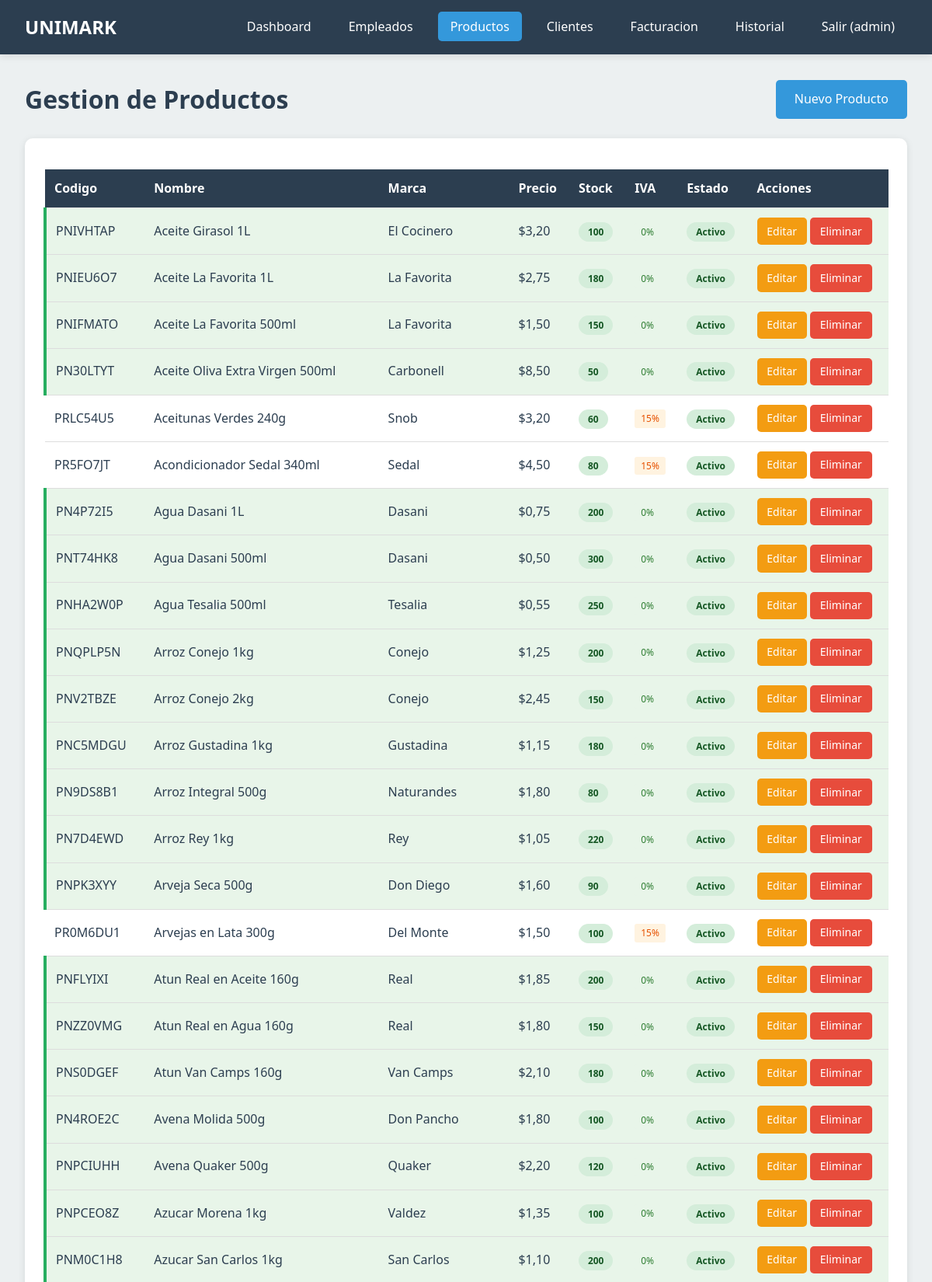
The page /gestion/productos/ (signed in, upper part) on the database its author committed.
### App/models.py (models this page shows, shortened)
class Producto(models.Model):
    codigo = models.CharField(
        max_length=20,
        unique=True,
        verbose_name='Código Único'
    )
    nombre = models.CharField(max_length=200, verbose_name='Nombre del Producto')
    descripcion = models.TextField(max_length=500, verbose_name='Descripción')
    marca = models.CharField(max_length=100, verbose_name='Marca')
    precio_unitario = models.DecimalField(
        max_digits=10,
        decimal_places=2,
        validators=[MinValueValidator(Decimal('0.01'))],
        verbose_name='Precio Unitario'
    )
    stock = models.PositiveIntegerField(default=0, verbose_name='Stock Disponible')
    es_primera_necesidad = models.BooleanField(
        default=False,
        verbose_name='Es Primera Necesidad (IVA 0%)'
    )
    activo = models.BooleanField(default=True, verbose_name='Activo')
    fecha_creacion = models.DateTimeField(auto_now_add=True)
    fecha_actualizacion = models.DateTimeField(auto_now=True)
    class Meta:
        verbose_name = 'Producto'
        verbose_name_plural = 'Productos'
        ordering = ['nombre']

### App/views.py (the view)
# urls.py: path('gestion/productos/', views.lista_productos, name='lista_productos'),
@login_required
def lista_productos(request):
    if not es_admin(request.user):
        messages.error(request, 'No tienes permisos para esta acción.')
        return redirect('dashboard')
    productos = Producto.objects.all()
    return render(request, 'admin/productos.html', {'productos': productos})

### App/views.py (called while the page is built)
def es_admin(user):
    return user.groups.filter(name='Admin').exists() or user.is_superuser

### templates/admin/productos.html (shortened to what this page needs)
{% extends 'base.html' %}
{% block content %}
<div class="d-flex justify-between align-center mb-3">
    <h1>Gestion de Productos</h1>
    <a href="{% url 'crear_producto' %}" class="btn btn-primary">Nuevo Producto</a>
</div>
<div class="card">
    <table class="table">
        <thead>
            <tr>
                <th>Codigo</th>
                <th>Nombre</th>
                <th>Marca</th>
                <th>Precio</th>
                <th>Stock</th>
                <th>IVA</th>
                <th>Estado</th>
                <th>Acciones</th>
            </tr>
        </thead>
        <tbody>
            {% for producto in productos %}
            <tr class="{% if producto.es_primera_necesidad %}primera-necesidad{% endif %}">
                <td>{{ producto.codigo }}</td>
                <td>{{ producto.nombre }}</td>
                <td>{{ producto.marca }}</td>
                <td>${{ producto.precio_unitario }}</td>
                <td>
                    {% if producto.stock == 0 %}
                    <span class="badge badge-danger">Agotado</span>
                    {% elif producto.stock <= 5 %}
                    <span class="badge badge-warning">{{ producto.stock }}</span>
                    {% else %}
                    <span class="badge badge-success">{{ producto.stock }}</span>
                    {% endif %}
                </td>
                <td>
                    {% if producto.es_primera_necesidad %}
                    <span class="iva-indicator iva-0">0%</span>
                    {% else %}
                    <span class="iva-indicator iva-15">15%</span>
                    {% endif %}
                </td>
                <td>
                    {% if producto.activo %}
                    <span class="badge badge-success">Activo</span>
                    {% else %}
                    <span class="badge badge-danger">Inactivo</span>
                    {% endif %}
                </td>
                <td>
                    <a href="{% url 'editar_producto' producto.pk %}" class="btn btn-warning btn-sm">Editar</a>
                    {% if producto.activo %}
                    <a href="{% url 'eliminar_producto' producto.pk %}" class="btn btn-danger btn-sm" onclick="return confirm('Esta seguro de desactivar este producto?')">Eliminar</a>
                    {% endif %}
                </td>
            </tr>
            {% empty %}
            <tr>
                <td colspan="8" class="text-center">No hay productos registrados.</td>
            </tr>
            {% endfor %}
        </tbody>
    </table>
</div>
{% endblock %}

### templates/base.html (shortened to what this page needs)
<!DOCTYPE html>
<html lang="es">
<head>
    <link rel="stylesheet" href="/static/css/styles.css">
    <link rel="stylesheet" href="https://cdnjs.cloudflare.com/ajax/libs/toastr.js/latest/toastr.min.css">
</head>
<body>
    {% block navbar %}
    {% if user.is_authenticated %}
    <nav class="navbar">
        <a href="{% url 'dashboard' %}" class="navbar-brand">UNIMARK</a>
        <ul class="navbar-nav">
            {% if user.is_superuser or user.groups.all.0.name == 'Admin' %}
            <li><a href="{% url 'dashboard' %}" class="nav-link {% if request.resolver_match.url_name == 'dashboard' %}active{% endif %}">Dashboard</a></li>
            <li><a href="{% url 'lista_empleados' %}" class="nav-link {% if 'empleado' in request.path %}active{% endif %}">Empleados</a></li>
            <li><a href="{% url 'lista_productos' %}" class="nav-link {% if 'producto' in request.path %}active{% endif %}">Productos</a></li>
            <li><a href="{% url 'lista_clientes' %}" class="nav-link {% if 'cliente' in request.path %}active{% endif %}">Clientes</a></li>
            {% endif %}
            {% if user.groups.all.0.name == 'Cajero' or user.is_superuser %}
            <li><a href="{% url 'facturacion' %}" class="nav-link {% if 'facturacion' in request.path %}active{% endif %}">Facturacion</a></li>
            <li><a href="{% url 'historial_facturas' %}" class="nav-link {% if 'historial' in request.path %}active{% endif %}">Historial</a></li>
            {% endif %}
            <li><a href="{% url 'logout' %}" class="nav-link">Salir ({{ user.username }})</a></li>
        </ul>
    </nav>
    {% endif %}
    {% endblock %}
    <main class="container">
        {% block content %}{% endblock %}
    </main>
</body>
</html>

### static/css/styles.css (style rules this page uses)
:root { --primary-color: #2c3e50; --secondary-color: #3498db; --success-color: #27ae60; --warning-color: #f39c12; --danger-color: #e74c3c; --light-bg: #ecf0f1; --dark-text: #2c3e50; --light-text: #ffffff; }
* { margin: 0; padding: 0; box-sizing: border-box; }
body { font-family: 'Segoe UI', Tahoma, Geneva, Verdana, sans-serif; background-color: var(--light-bg); color: var(--dark-text); line-height: 1.6; }
.navbar { background-color: var(--primary-color); padding: 1rem 2rem; display: flex; justify-content: space-between; align-items: center; box-shadow: 0 2px 10px rgba(0,0,0,0.1); }
.navbar-brand { color: var(--light-text); font-size: 1.5rem; font-weight: bold; text-decoration: none; }
.navbar-nav { display: flex; gap: 1rem; list-style: none; }
.nav-link { color: var(--light-text); text-decoration: none; padding: 0.5rem 1rem; border-radius: 5px; transition: background-color 0.3s; }
.nav-link.active { background-color: var(--secondary-color); }
.container { max-width: 1200px; margin: 0 auto; padding: 2rem; }
.card { background-color: white; border-radius: 10px; box-shadow: 0 2px 10px rgba(0,0,0,0.1); padding: 1.5rem; margin-bottom: 1.5rem; }
.btn { padding: 0.75rem 1.5rem; border: none; border-radius: 5px; font-size: 1rem; cursor: pointer; transition: all 0.3s; text-decoration: none; display: inline-block; }
.btn-primary { background-color: var(--secondary-color); color: white; }
.btn-warning { background-color: var(--warning-color); color: white; }
.btn-danger { background-color: var(--danger-color); color: white; }
.btn-sm { padding: 0.4rem 0.8rem; font-size: 0.875rem; }
.table { width: 100%; border-collapse: collapse; margin-top: 1rem; }
.table th, .table td { padding: 0.75rem; text-align: left; border-bottom: 1px solid #ddd; }
.table th { background-color: var(--primary-color); color: white; }
.badge { padding: 0.25rem 0.75rem; border-radius: 20px; font-size: 0.75rem; font-weight: bold; }
.badge-success { background-color: #d4edda; color: #155724; }
.mb-3 { margin-bottom: 1.5rem; }
.d-flex { display: flex; }
.justify-between { justify-content: space-between; }
.align-center { align-items: center; }
.primera-necesidad { background-color: #e8f5e9; border-left: 4px solid var(--success-color); }
.iva-indicator { font-size: 0.75rem; padding: 0.2rem 0.5rem; border-radius: 3px; }
.iva-0 { background-color: #e8f5e9; color: #2e7d32; }
.iva-15 { background-color: #fff3e0; color: #e65100; }

### rows shown on the page
Producto: codigo "PNIVHTAP", nombre "Aceite Girasol 1L", marca "El Cocinero", precio_unitario "3,20", stock "100", es_primera_necesidad "0%", activo "Activo"
Producto: codigo "PNIEU6O7", nombre "Aceite La Favorita 1L", marca "La Favorita", precio_unitario "2,75", stock "180", es_primera_necesidad "0%", activo "Activo"
Producto: codigo "PNIFMATO", nombre "Aceite La Favorita 500ml", marca "La Favorita", precio_unitario "1,50", stock "150", es_primera_necesidad "0%", activo "Activo"
Producto: codigo "PN30LTYT", nombre "Aceite Oliva Extra Virgen 500ml", marca "Carbonell", precio_unitario "8,50", stock "50", es_primera_necesidad "0%", activo "Activo"
Producto: codigo "PRLC54U5", nombre "Aceitunas Verdes 240g", marca "Snob", precio_unitario "3,20", stock "60", es_primera_necesidad "15%", activo "Activo"
Producto: codigo "PR5FO7JT", nombre "Acondicionador Sedal 340ml", marca "Sedal", precio_unitario "4,50", stock "80", es_primera_necesidad "15%", activo "Activo"
Producto: codigo "PN4P72I5", nombre "Agua Dasani 1L", marca "Dasani", precio_unitario "0,75", stock "200", es_primera_necesidad "0%", activo "Activo"
Producto: codigo "PNT74HK8", nombre "Agua Dasani 500ml", marca "Dasani", precio_unitario "0,50", stock "300", es_primera_necesidad "0%", activo "Activo"
Producto: codigo "PNHA2W0P", nombre "Agua Tesalia 500ml", marca "Tesalia", precio_unitario "0,55", stock "250", es_primera_necesidad "0%", activo "Activo"
Producto: codigo "PNQPLP5N", nombre "Arroz Conejo 1kg", marca "Conejo", precio_unitario "1,25", stock "200", es_primera_necesidad "0%", activo "Activo"
Producto: codigo "PNV2TBZE", nombre "Arroz Conejo 2kg", marca "Conejo", precio_unitario "2,45", stock "150", es_primera_necesidad "0%", activo "Activo"
Producto: codigo "PNC5MDGU", nombre "Arroz Gustadina 1kg", marca "Gustadina", precio_unitario "1,15", stock "180", es_primera_necesidad "0%", activo "Activo"
Producto: codigo "PN9DS8B1", nombre "Arroz Integral 500g", marca "Naturandes", precio_unitario "1,80", stock "80", es_primera_necesidad "0%", activo "Activo"
Producto: codigo "PN7D4EWD", nombre "Arroz Rey 1kg", marca "Rey", precio_unitario "1,05", stock "220", es_primera_necesidad "0%", activo "Activo"
Producto: codigo "PNPK3XYY", nombre "Arveja Seca 500g", marca "Don Diego", precio_unitario "1,60", stock "90", es_primera_necesidad "0%", activo "Activo"
Producto: codigo "PR0M6DU1", nombre "Arvejas en Lata 300g", marca "Del Monte", precio_unitario "1,50", stock "100", es_primera_necesidad "15%", activo "Activo"
Producto: codigo "PNFLYIXI", nombre "Atun Real en Aceite 160g", marca "Real", precio_unitario "1,85", stock "200", es_primera_necesidad "0%", activo "Activo"
Producto: codigo "PNZZ0VMG", nombre "Atun Real en Agua 160g", marca "Real", precio_unitario "1,80", stock "150", es_primera_necesidad "0%", activo "Activo"
Producto: codigo "PNS0DGEF", nombre "Atun Van Camps 160g", marca "Van Camps", precio_unitario "2,10", stock "180", es_primera_necesidad "0%", activo "Activo"
Producto: codigo "PN4ROE2C", nombre "Avena Molida 500g", marca "Don Pancho", precio_unitario "1,80", stock "100", es_primera_necesidad "0%", activo "Activo"
Producto: codigo "PNPCIUHH", nombre "Avena Quaker 500g", marca "Quaker", precio_unitario "2,20", stock "120", es_primera_necesidad "0%", activo "Activo"
Producto: codigo "PNPCEO8Z", nombre "Azucar Morena 1kg", marca "Valdez", precio_unitario "1,35", stock "100", es_primera_necesidad "0%", activo "Activo"
Producto: codigo "PNM0C1H8", nombre "Azucar San Carlos 1kg", marca "San Carlos", precio_unitario "1,10", stock "200", es_primera_necesidad "0%", activo "Activo"

### other values the page prints
{{ user.username }} "admin"
